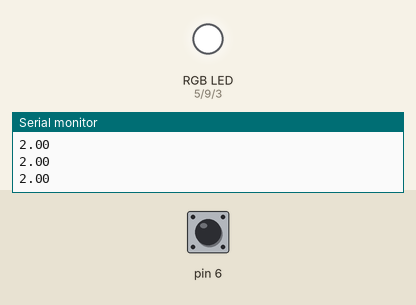
This sketch was run on a simulated Arduino Uno, built with avr-gcc and run on an emulated ATmega328P. Shown: an RGB LED mixed from three pins (HIGH = lit), the last lines printed to the serial monitor. The inputs (shaded band) are chosen by the test bench; at power-on: pin 6 HIGH.

Above: at 1.2 s.
1.3 s: pin 6 pulled LOW for 0.15 s
At 1.38 s:
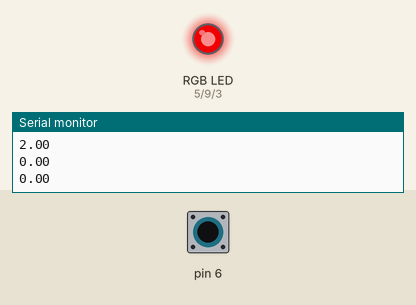
2.9 s: pin 6 pulled LOW for 3.2 s
At 6.6 s:
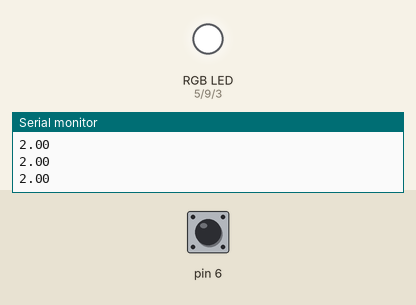
Timing chart, 0 to 8.1 s (numbered marks = the images above; inputs shaded):
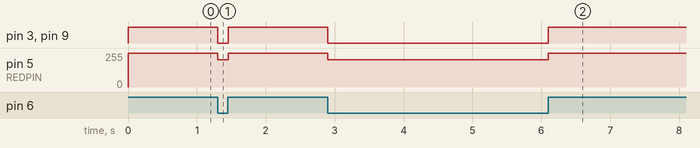

The sketch:

likingA.ino
```cpp
#include <CapacitiveSensor.h>

#define REDPIN 5
#define GREENPIN 9
#define BLUEPIN 3

CapacitiveSensor   cs_4_2 = CapacitiveSensor(4, 6);
void setup()
{

  cs_4_2.set_CS_AutocaL_Millis(0xFFFFFFFF);
  Serial.begin(9600);
  pinMode(REDPIN, OUTPUT);
  pinMode(GREENPIN, OUTPUT);
  pinMode(BLUEPIN, OUTPUT);

}

void loop()
{

  long total1 =  cs_4_2.capacitiveSensor(30);
  int r, g, b;
  //Serial.println(total1);

  if (total1>= 75 && total1<= 300) {
    // fade from blue to violet
     analogWrite(REDPIN,150);
      analogWrite(GREENPIN, 0);
      analogWrite(BLUEPIN, 160);
    Serial.println(1.0);

  }

  if (total1 > 305){

    analogWrite(REDPIN,205);
      analogWrite(GREENPIN, 0);
      analogWrite(BLUEPIN, 0);
      Serial.println(0.0);
  }
 if (total1 <60){
  analogWrite(REDPIN,255);
      analogWrite(GREENPIN, 255);
      analogWrite(BLUEPIN, 255);
      Serial.println(2.0);
  }

  }
```

Measured:
- after the input at 1.3 s, pin 3 (BLUEPIN), pin 9 (GREENPIN): HIGH → LOW at once, → HIGH 0.15 s later; pin 5 (REDPIN): 255/255 → 205/255 at once, → 255/255 0.15 s later
- after the input at 2.9 s, pin 3 (BLUEPIN), pin 9 (GREENPIN): HIGH → LOW at once, → HIGH 3.2 s later; pin 5 (REDPIN): 255/255 → 205/255 at once, → 255/255 3.2 s later
